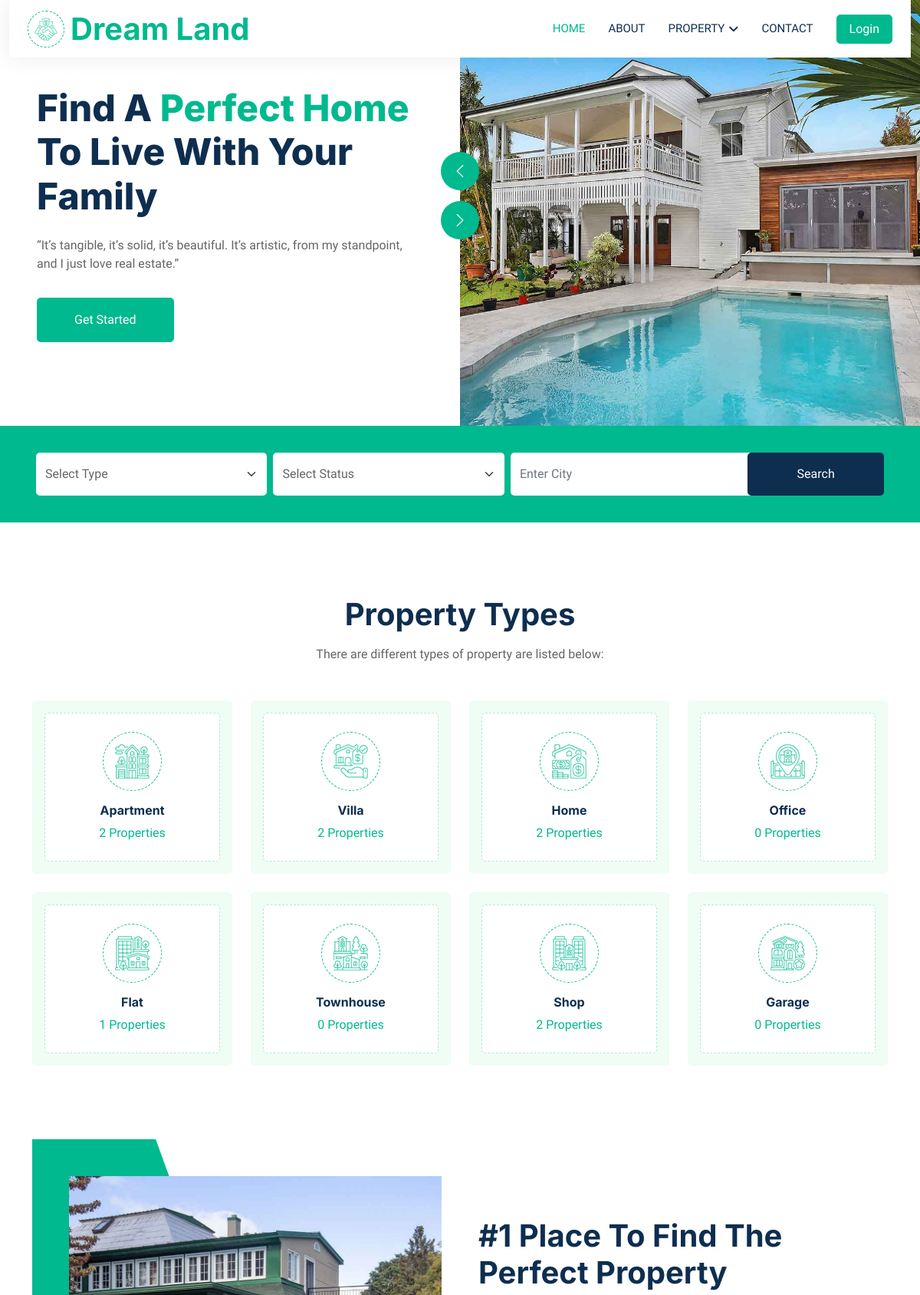
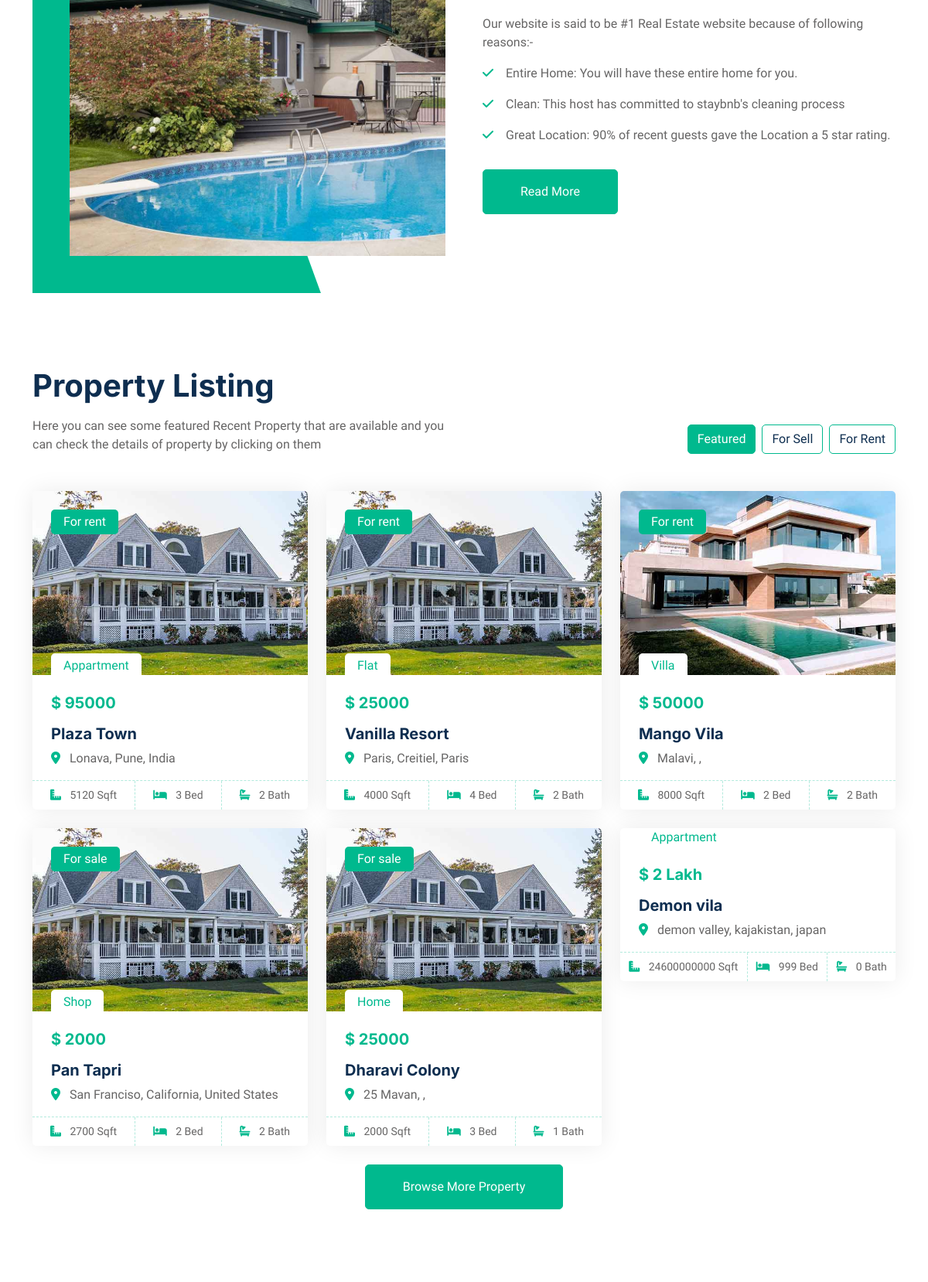
The page / (upper part) on the database its author committed (2 pictures, top to bottom).
### tables this page shows
CREATE TABLE `tbl_houses` (
  `t_Id` int(11) NOT NULL,
  `pname` varchar(100) NOT NULL,
  `pimg1` varchar(100) NOT NULL,
  `pimg2` varchar(100) NOT NULL,
  `pimg3` varchar(100) NOT NULL,
  `pimg4` varchar(100) NOT NULL,
  `pimg5` varchar(100) NOT NULL,
  `furnish_status` varchar(100) NOT NULL,
  `BHK` int(11) NOT NULL,
  `description` varchar(500) NOT NULL,
  `location_url` varchar(999) NOT NULL,
  `pcapacity` int(100) NOT NULL,
  `ptype` int(11) DEFAULT NULL,
  `price` varchar(255) NOT NULL,
  `availabilty` int(11) NOT NULL,
  `Sqft` varchar(10000) NOT NULL,
  `btype` varchar(100) NOT NULL,
  `plocation` varchar(100) NOT NULL,
  `country` varchar(100) NOT NULL,
  `state` varchar(100) NOT NULL,
  `city` varchar(100) NOT NULL,
  `parea` varchar(100) NOT NULL,
  `floorno` int(11) NOT NULL,
  `pAge` int(15) NOT NULL,
  `totalroom` int(11) NOT NULL,
  `Bedrooms` int(11) NOT NULL,
  `LivingRoom` int(11) NOT NULL,
  `Kitchen` int(11) NOT NULL,
  `Bathroom` int(11) NOT NULL,
  `cameras` int(11) DEFAULT NULL,
  `wifi` int(11) DEFAULT NULL,
  `gym` int(11) DEFAULT NULL,
  `pool` int(11) DEFAULT NULL,
  `elevator` int(11) DEFAULT NULL,
  `airconditioner` int(11) DEFAULT NULL,
  `balcony` int(11) DEFAULT NULL,
  `parks` int(11) DEFAULT NULL,
  `clubhouse` int(11) DEFAULT NULL,
  `dogpark` int(11) DEFAULT NULL,
  `garage` int(11) DEFAULT NULL,
  `total_amenities` int(11) NOT NULL,
  `RegDate` timestamp NOT NULL DEFAULT current_timestamp(),
  `UpdationDate` timestamp NULL DEFAULT NULL ON UPDATE current_timestamp()
);

CREATE TABLE `propertytypes` (
  `id` int(11) NOT NULL,
  `ptypes` varchar(120) NOT NULL,
  `creationdate` timestamp NULL DEFAULT current_timestamp(),
  `updatedate` varchar(255) DEFAULT NULL
);

### index.php (the view, shortened to what the rows shown need)
<?php
include 'config/config.php';
?>
<!DOCTYPE html>
<html lang="en">
<head>
    <link href="https://cdnjs.cloudflare.com/ajax/libs/font-awesome/5.10.0/css/all.min.css" rel="stylesheet">
    <link href="https://cdn.jsdelivr.net/npm/bootstrap-icons@1.4.1/font/bootstrap-icons.css" rel="stylesheet">
    <link href="https://unpkg.com/boxicons@2.1.2/css/boxicons.min.css" rel="stylesheet">
    <link href="lib/animate/animate.min.css" rel="stylesheet">
    <link href="lib/owlcarousel/assets/owl.carousel.min.css" rel="stylesheet">
    <link href="assets/css/bootstrap.min.css" rel="stylesheet">
    <link href="assets/css/style.css" rel="stylesheet">
    <link href="assets/css/menu.css" rel="stylesheet">
    <link rel="stylesheet" href="https://maxcdn.bootstrapcdn.com/font-awesome/4.5.0/css/font-awesome.min.css">
</head>
<body>
    <div class="container-xxl bg-white p-0">
        <?php
        include("includes/navbar.php");
        ?>
        <div class="container-fluid header bg-white p-0">
            <div class="row g-0 align-items-center flex-column-reverse flex-md-row">
                <div class="col-md-6 p-5 mt-lg-5">
                    <h1 class="display-5 animated fadeIn mb-4">Find A <span class="text-primary">Perfect Home</span> To
                        Live With Your Family</h1>
                </div>
            </div>
        </div>
        <div class="container-xxl py-5">
            <div class="container">
                <div class="text-center mx-auto mb-5 wow fadeInUp" data-wow-delay="0.1s" style="max-width: 600px;">
                    <h1 class="mb-3">Property Types</h1>
                </div>
            </div>
        </div>
        <div class="container-xxl py-5">
            <div class="container">
                <div class="row g-5 align-items-center">
                    <div class="col-lg-6 wow fadeIn" data-wow-delay="0.5s">
                        <h1 class="mb-4">#1 Place To Find The Perfect Property</h1>
                    </div>
                </div>
            </div>
        </div>
        <div class="container-xxl py-5">
            <div class="container">
                <div class="row g-0 gx-5 align-items-end">
                    <div class="col-lg-6">
                        <div class="text-start mx-auto mb-5 wow slideInLeft" data-wow-delay="0.1s">
                            <h1 class="mb-3">Property Listing</h1>
                        </div>
                    </div>
                </div>
                <div class="tab-content">
                    <div id="tab-1" class="tab-pane fade show p-0 active">
                        <div class="row g-4">
                            <?php
                            if (isset($_GET['property'])) {
                                $propertychecked = [];
                                $propertychecked = $_GET['property'];
                                foreach ($propertychecked as $propcheck) {
                                    $products = "SELECT tbl_houses.*,propertytypes.ptypes,propertytypes.id from tbl_houses join propertytypes on propertytypes.id=tbl_houses.ptype WHERE ptype IN ($propcheck), t_Id<7 order by rand()";
                                    $products_run = mysqli_query($conn, $products);
                                    if (mysqli_num_rows($products_run) > 0) {
                                        foreach ($products_run as $proditems):
                            ?>
                            <div class="col-lg-4 col-md-6 wow fadeInUp" data-wow-delay="0.1s">
                                <div class="property-item rounded overflow-hidden">
                                    <div class="position-relative overflow-hidden">
                                        <a href="house-details.php?id=<?php echo $proditems['t_Id']; ?>"><img class="img-fluid"
                                                src="houselistImage/<?php echo $proditems['pimg1']; ?>" alt=""></a>
                                        <div
                                            class="bg-primary rounded text-white position-absolute start-0 top-0 m-4 py-1 px-3">
                                            For
                                            <?php echo $proditems['btype']; ?>
                                        </div>
                                        <div
                                            class="bg-white rounded-top text-primary position-absolute start-0 bottom-0 mx-4 pt-1 px-3">
                                            <?php echo $proditems['ptypes']; ?>
                                        </div>
                                    </div>
                                    <div class="p-4 pb-0">
                                        <h5 class="text-primary mb-3">$
                                            <?php echo $proditems['price']; ?>
                                        </h5>
                                        <a class="d-block h5 mb-2"
                                            href="house-details.php?id=<?php echo $proditems['t_Id']; ?>">
                                            <?php echo $proditems['pname']; ?>
                                        </a>
                                        <p><i class="fa fa-map-marker-alt text-primary me-2"></i>
                                            <?php echo $proditems['plocation']; ?>,
                                            <?php echo $proditems['city']; ?>,
                                            <?php echo $proditems['country']; ?>
                                        </p>
                                    </div>
                                    <div class="d-flex border-top">
                                        <small class="flex-fill text-center border-end py-2"><i
                                                class="fa fa-ruler-combined text-primary me-2"></i>
                                            <?php echo $proditems['Sqft']; ?> Sqft
                                        </small>
                                        <small class="flex-fill text-center border-end py-2"><i
                                                class="fa fa-bed text-primary me-2"></i>
                                            <?php echo $proditems['Bedrooms']; ?> Bed
                                        </small>
                                        <small class="flex-fill text-center py-2"><i
                                                class="fa fa-bath text-primary me-2"></i>
                                            <?php echo $proditems['Bathroom']; ?> Bath
                                        </small>
                                    </div>
                                </div>
                            </div>
                            <?php
                                        endforeach;
                                    }
                                }
                            } else {
                                $products = "SELECT tbl_houses.*,propertytypes.ptypes,propertytypes.id from tbl_houses join propertytypes on propertytypes.id=tbl_houses.ptype WHERE t_Id<7 order by rand()";
                                $products_run = mysqli_query($conn, $products);
                                if (mysqli_num_rows($products_run) > 0) {
                                    foreach ($products_run as $proditems):
                            ?>
                            <div class="col-lg-4 col-md-6 wow fadeInUp" data-wow-delay="0.1s">
                                <div class="property-item rounded overflow-hidden">
                                    <div class="position-relative overflow-hidden">
                                        <a href="house-details.php?id=<?php echo $proditems['t_Id']; ?>"><img class="img-fluid"
                                                src="houselistImage/<?php echo $proditems['pimg1']; ?>" alt=""></a>
                                        <div
                                            class="bg-primary rounded text-white position-absolute start-0 top-0 m-4 py-1 px-3">
                                            For
                                            <?php echo $proditems['btype']; ?>
                                        </div>
                                        <div
                                            class="bg-white rounded-top text-primary position-absolute start-0 bottom-0 mx-4 pt-1 px-3">
                                            <?php echo $proditems['ptypes']; ?>
                                        </div>
                                    </div>
                                    <div class="p-4 pb-0">
                                        <h5 class="text-primary mb-3">$
                                            <?php echo $proditems['price']; ?>
                                        </h5>
                                        <a class="d-block h5 mb-2"
                                            href="house-details.php?id=<?php echo $proditems['t_Id']; ?>">
                                            <?php echo $proditems['pname']; ?>
                                        </a>
                                        <p><i class="fa fa-map-marker-alt text-primary me-2"></i>
                                            <?php echo $proditems['plocation']; ?>,
                                            <?php echo $proditems['city']; ?>,
                                            <?php echo $proditems['country']; ?>
                                        </p>
                                    </div>
                                    <div class="d-flex border-top">
                                        <small class="flex-fill text-center border-end py-2"><i
                                                class="fa fa-ruler-combined text-primary me-2"></i>
                                            <?php echo $proditems['Sqft']; ?> Sqft
                                        </small>
                                        <small class="flex-fill text-center border-end py-2"><i
                                                class="fa fa-bed text-primary me-2"></i>
                                            <?php echo $proditems['Bedrooms']; ?> Bed
                                        </small>
                                        <small class="flex-fill text-center py-2"><i
                                                class="fa fa-bath text-primary me-2"></i>
                                            <?php echo $proditems['Bathroom']; ?> Bath
                                        </small>
                                    </div>
                                </div>
                            </div>
                            <?php
                                    endforeach;
                                } else {
                                    echo "No Items Found";
                                }
                            } ?>
                        </div>
                    </div>
                </div>
            </div>
        </div>
        </div>
</body>
</html>

### rows shown on the page
tbl_houses: pimg1 (picture), btype "rent", propertytypes.ptypes "Appartment", price "95000", pname "Plaza Town", plocation "Lonava", city "Pune", country "India", Sqft "5120", Bedrooms "3", Bathroom "2"
tbl_houses: pimg1 (picture), btype "rent", propertytypes.ptypes "Flat", price "25000", pname "Vanilla Resort", plocation "Paris", city "Creitiel", country "Paris", Sqft "4000", Bedrooms "4", Bathroom "2"
tbl_houses: pimg1 (picture), btype "rent", propertytypes.ptypes "Villa", price "50000", pname "Mango Vila", plocation "Malavi", Sqft "8000", Bedrooms "2", Bathroom "2"
tbl_houses: pimg1 (picture), btype "sale", propertytypes.ptypes "Shop", price "2000", pname "Pan Tapri", plocation "San Franciso", city "California", country "United States", Sqft "2700", Bedrooms "2", Bathroom "2"
tbl_houses: pimg1 (picture), btype "sale", propertytypes.ptypes "Home", price "25000", pname "Dharavi Colony", plocation "25 Mavan", Sqft "2000", Bedrooms "3", Bathroom "1"
tbl_houses: propertytypes.ptypes "Appartment", price "2 Lakh", pname "Demon vila", plocation "demon valley", city "kajakistan", country "japan", Sqft "24600000000", Bedrooms "999", Bathroom "0"

### other values the page prints
$query->num_rows "2"
$query->num_rows "0"
$query->num_rows "1"
